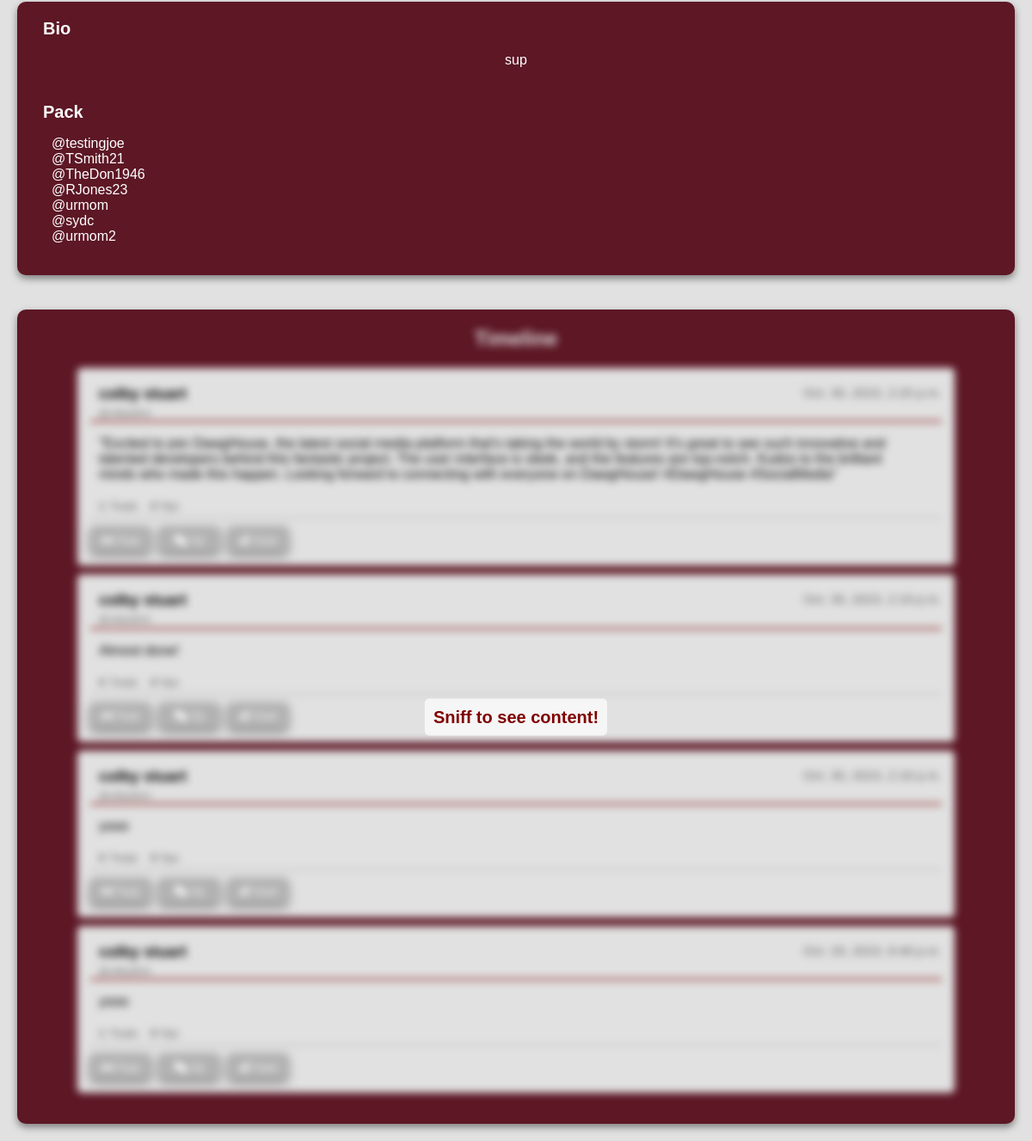
Page /main/profile/colbyadmin/ (lower part) on the earlier database version.
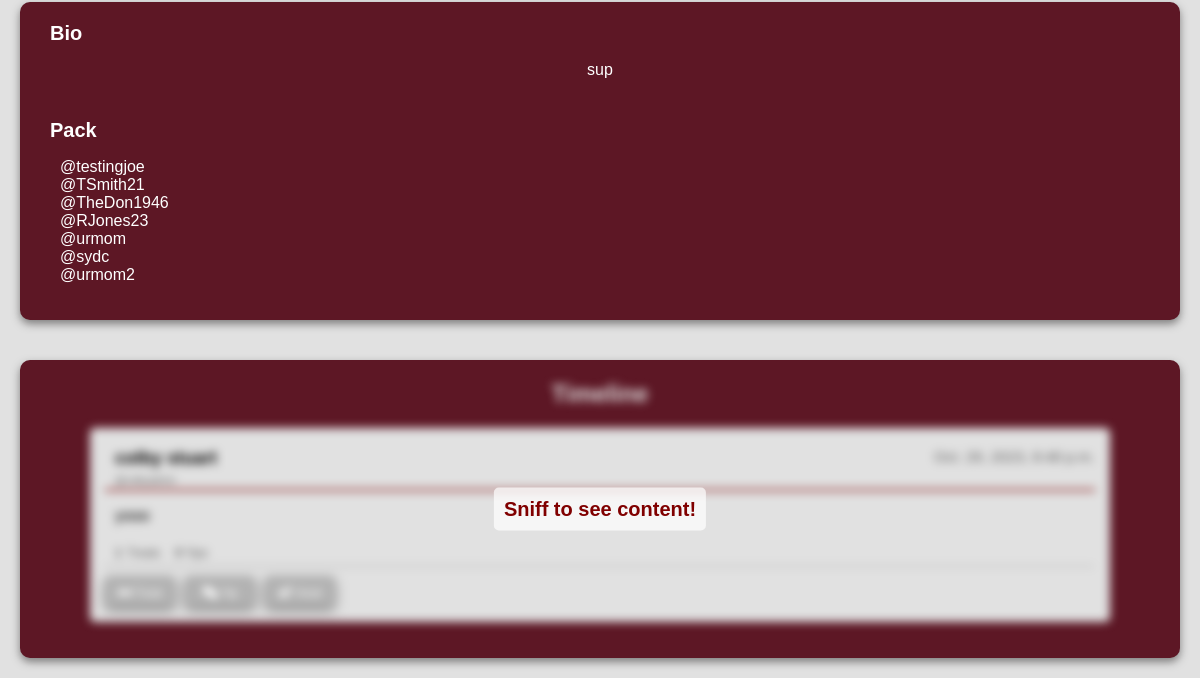
Same page on the later database version.
### homepage/models.py (models this page shows, shortened)
class DawgHouseUser(AbstractBaseUser, PermissionsMixin):
    username = models.CharField(unique=True, max_length=30)
    first_name = models.CharField(max_length=30)
    last_name = models.CharField(max_length=30)
    bio = models.TextField(blank=True, max_length=200)
    friends = models.ManyToManyField("self", blank=True)
    is_staff = models.BooleanField(default=False)
    USERNAME_FIELD = "username"
    REQUIRED_FIELDS = ["first_name", "last_name"]
    objects = DawgHouseUserManager()

class Bark(models.Model):
    id = models.UUIDField(primary_key=True, default=uuid.uuid4)
    user = models.ForeignKey(settings.AUTH_USER_MODEL, on_delete=models.CASCADE)
    content = models.TextField()
    timestamp = models.DateTimeField(auto_now_add=True)
    num_likes = models.IntegerField(default=0)
    num_yips = models.IntegerField(default=0)
    num_howls = models.IntegerField(default=0)
    treated_by = models.ManyToManyField(
        DawgHouseUser, related_name="treats_given", blank=True
    )
    is_repost = models.BooleanField(default=False)
    original_bark=models.ForeignKey('self',null=True,blank=True, on_delete=models.SET_NULL)

### homepage/views.py (the view)
# urls.py: path("profile/<str:username>/", views.ProfileView, name="profile"),
def ProfileView(request, username):
    user = get_object_or_404(DawgHouseUser, username=username)
    friends_list = user.friends.all()
    barks = Bark.objects.filter(user=user).order_by("-timestamp")
    context = {"user": user, "barks": barks, "friends_list": friends_list}
    if user == request.user:
        return render(request, "user_profile.html", context)
    elif request.user in user.friends.all():
        return render(request, "friend_view.html", context)
    else:
        return render(request, "non_friend_view.html", context)

### homepage/templates/non_friend_view.html (shortened to what this page needs)
<!DOCTYPE html>
<html>
<head>
    {% load static %}
    <link rel="stylesheet" href="{% static 'nonfriend.css' %}" />
    <link rel="stylesheet" href="https://cdnjs.cloudflare.com/ajax/libs/font-awesome/6.0.0/css/all.min.css">
</head>
<body>
    <div class="profile-content">
      <div class="profile-layout">
        <div class="bio-container">
          <strong>Bio</strong>
          <div class="display-bio">
            <p id="bioText">{{ user.bio }}</p>
          </div>
          <div class="friends-list">
            <strong>Pack</strong>
            {% if friends_list %}
            <ul>
              {% for friend in friends_list %}
              <li>@{{ friend.username }}</li>
              {% endfor %}
            </ul>
            {% else %}
            <p>No friends yet!</p>
            {% endif %}
          </div>
        </div>
        <div class="barks-container">
          <div class="overlay-content"><strong> Sniff to see content!</strong></div>
          <div class="barks-content blur-effect">
          <h2>Timeline</h2>
          <ul>
            {% for bark in barks %}
            <li class="bark">
              <div class="bark-header">
                  <h3>{{ user.first_name }} {{ user.last_name }}</h3>
                  <p class="timestamp">{{ bark.timestamp }}</p>
              </div>
              <h4>@{{ user.username }}</h4>
              <hr color="maroon">
              <div class="bark-content-display">
                <p>{{ bark.content }}</p>
              </div>
        <div class="counters-container">
          <h4 class="counters-container">
            <strong>{{ bark.num_likes }}</strong> Treats
            <span class="comment-counter"><strong>0</strong> Yips</span>
          </h4>
        </div>
        <hr>
        <div class="button-container">
            <button type="submit"><i class="fa-solid fa-bone" style="color:white;"></i> Treat</button>
          <button type="button">
              <i class="fa-solid fa-comments" style="color:white;"></i> Yip
          </button>
          <button type="button">
              <i class="fa-solid fa-dog" style="color:white;"></i> Howl
          </button>
      </div>
      </li>
      {% endfor %}
    </ul>
  </div>
</div>
</div>
    </body>
  </html>

Differences in the rows shown:
removed Bark: {{ user.first_name }} "colby", {{ user.last_name }} "stuart", timestamp "Oct. 30, 2023, 2:20 p.m.", {{ user.username }} "colbyadmin", content "\"Excited to join DawgHouse, the latest social media platform that's taking the world by storm! It's great to see such innovative and talented developers behind this fantastic project. The user interface is sleek, and the features are top-notch. Kudos to the brilliant minds who made this happen. Looking forward to connecting with everyone on DawgHouse! #DawgHouse #SocialMedia\""
removed Bark: {{ user.first_name }} "colby", {{ user.last_name }} "stuart", timestamp "Oct. 30, 2023, 2:19 p.m.", {{ user.username }} "colbyadmin", content "Almost done!"
removed Bark: {{ user.first_name }} "colby", {{ user.last_name }} "stuart", timestamp "Oct. 30, 2023, 2:18 p.m.", {{ user.username }} "colbyadmin", content "yooo"
